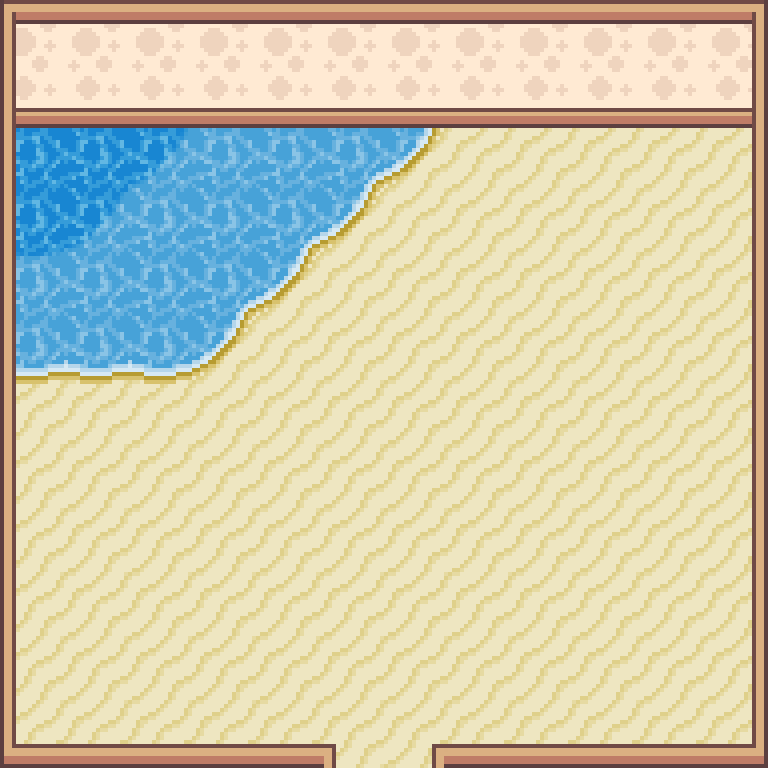

Below is a game level as drawn by its tile map, then a one-line description and the .tmx file that defines it, in full:
An orthogonal 12x12 tile map with 64x64 px tiles, 3 tile layers (bg, collisions, trim), 10 tilesets and 18 objects.

<map version="1.10" tiledversion="1.11.2" orientation="orthogonal" renderorder="right-down" width="12" height="12" tilewidth="64" tileheight="64" infinite="0" nextlayerid="8" nextobjectid="47">
 <tileset firstgid="1" source="TileSets/floorTIles.tsx" />
 <tileset firstgid="73" source="TileSets/wallpapers.tsx" />
 <tileset firstgid="169" source="TileSets/desks.tsx" />
 <tileset firstgid="199" source="TileSets/indoorDeco.tsx" />
 <tileset firstgid="367" source="TileSets/npcs.tsx" />
 <tileset firstgid="1485" source="TileSets/more terrain.tsx" />
 <tileset firstgid="2280" source="TileSets/trees.tsx" />
 <tileset firstgid="2294" source="TileSets/smallRocks.tsx" />
 <tileset firstgid="2302" source="TileSets/trees2.tsx" />
 <tileset firstgid="2309" source="TileSets/other.tsx" />
 <layer id="1" name="bg" width="12" height="12">
  <properties>
   <property name="group" value="below" />
  </properties>
  <data encoding="csv">
153,121,121,121,121,121,121,121,121,121,121,137,
161,129,129,129,129,129,129,129,129,129,129,145,
1877,1826,1931,1872,1872,1874,1926,1582,1582,1582,1582,1582,
1930,1931,1872,1872,1874,1926,1582,1582,1582,1582,1582,1582,
1872,1872,1872,1874,1926,1582,1582,1582,1582,1582,1582,1582,
1925,1925,1925,1926,1582,1582,1582,1582,1582,1582,1582,1582,
1582,1582,1582,1582,1582,1582,1582,1582,1582,1582,1582,1582,
1582,1582,1582,1582,1582,1582,1582,1582,1582,1582,1582,1582,
1582,1582,1582,1582,1582,1582,1582,1582,1582,1582,1582,1582,
1582,1582,1582,1582,1582,1582,1582,1582,1582,1582,1582,1582,
1582,1582,1582,1582,1582,1582,1582,1582,1582,1582,1582,1582,
1582,1582,1582,1582,1582,1582,1582,1582,1582,1582,1582,1582
</data>
 </layer>
 <objectgroup id="7" name="dialog">
  <properties>
   <property name="group" value="dialog" />
  </properties>
  <object id="34" x="464" y="422" width="114.667" height="48">
   <properties>
    <property name="area" value="beach" />
    <property name="iD" type="int" value="10" />
    <property name="kill" type="bool" value="false" />
    <property name="state" value="battle" />
    <property name="text">Welcome to our gym.
,This place has been passed down from
generation to generation for centuries.
,No one in the past 430 years has 
managed to best us in a Fakemon battle.
,Prove to us that you are the great fighter 
that people say you are.
,Hopefully you will be the one to save us all.
PREPARE YOURSELF!!</property>
   </properties>
  </object>
 </objectgroup>
 <objectgroup id="2" name="Objects" offsetx="2" offsety="-13">
  <properties>
   <property name="group" value="objects" />
  </properties>
  <object id="36" gid="2147485948" x="234" y="194.333" width="64" height="64" />
  <object id="37" gid="2301" x="42" y="350.333" width="64" height="64" />
  <object id="38" gid="2302" x="15.3333" y="553" width="192" height="256" />
  <object id="39" gid="2304" x="568.667" y="294.333" width="192" height="256" />
  <object id="40" gid="2304" x="290" y="389" width="192" height="256" />
  <object id="41" gid="2305" x="580.667" y="489" width="192" height="256" />
  <object id="42" gid="2311" x="205" y="487" width="130" height="180" />
  <object id="43" gid="2310" x="475" y="289.667" width="126" height="123" />
  <object id="45" gid="589" x="523.333" y="434.333" width="64" height="96" />
  <object id="46" gid="680" x="455.333" y="433" width="64" height="96" />
 </objectgroup>
 <layer id="3" name="collisions" width="12" height="12">
  <properties>
   <property name="group" value="collision" />
  </properties>
  <data encoding="csv">
0,0,0,0,0,0,0,0,0,0,0,0,
0,0,0,0,0,0,0,0,0,0,0,0,
0,0,0,0,0,0,0,0,0,0,0,0,
0,0,0,0,0,0,0,0,0,0,0,0,
0,0,0,0,0,0,0,0,0,0,0,0,
0,0,0,0,0,0,0,0,0,0,0,0,
0,0,0,0,0,0,0,0,0,0,0,0,
0,0,0,0,0,0,0,0,0,0,0,0,
0,0,0,0,0,0,0,0,0,0,0,0,
0,0,0,0,0,0,0,0,0,0,0,0,
0,0,0,0,0,0,0,0,0,0,0,0,
0,0,0,0,0,0,0,0,0,0,0,0
</data>
 </layer>
 <layer id="6" name="trim" width="12" height="12">
  <properties>
   <property name="group" value="" />
  </properties>
  <data encoding="csv">
1,2,2,2,2,2,2,2,2,2,2,3,
9,0,0,0,0,0,0,0,0,0,0,11,
9,0,0,0,0,0,0,0,0,0,0,11,
9,0,0,0,0,0,0,0,0,0,0,11,
9,0,0,0,0,0,0,0,0,0,0,11,
9,0,0,0,0,0,0,0,0,0,0,11,
9,0,0,0,0,0,0,0,0,0,0,11,
9,0,0,0,0,0,0,0,0,0,0,11,
9,0,0,0,0,0,0,0,0,0,0,11,
9,0,0,0,0,0,0,0,0,0,0,11,
9,0,0,0,0,0,0,0,0,0,0,11,
17,18,18,18,18,5,4,18,18,18,18,19
</data>
 </layer>
 <objectgroup id="4" name="transitions">
  <properties>
   <property name="group" value="tra" />
  </properties>
  <object id="1" x="338.333" y="754.333" width="89.3333" height="11.3333">
   <properties>
    <property name="dest" value="main" />
    <property name="pos" value="4512,3877" />
   </properties>
  </object>
 </objectgroup>
 <objectgroup id="5" name="collisions" visible="0" offsetx="1" offsety="-5">
  <properties>
   <property name="group" value="cols" />
  </properties>
  <object id="3" x="-46" y="-17" width="55" height="807" />
  <object id="4" x="-49.3333" y="749" width="357.333" height="51" />
  <object id="5" x="460" y="751" width="357" height="52" />
  <object id="6" x="754.667" y="10" width="43" height="794" />
  <object id="7" x="-17.6667" y="-35.3333" width="811" height="112" />
  <object id="35" x="251" y="775.667" width="260" height="38.6667" />
 </objectgroup>
</map>
